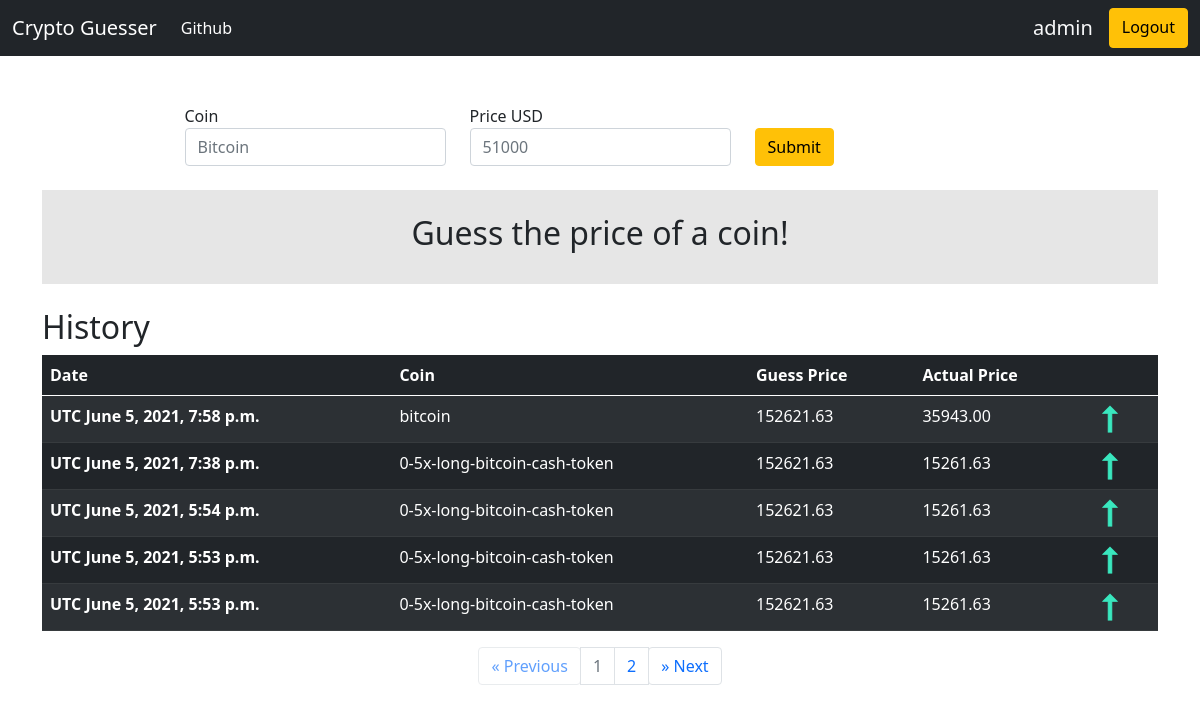
The app's page / (signed in) with its own data.
### result/models.py (models this page shows, shortened)
class Result(models.Model):
    coin = models.CharField(max_length=120, blank=False, null=False)
    guess_price = models.DecimalField(decimal_places=2, max_digits=10000)
    actual_price = models.DecimalField(decimal_places=2, max_digits=10000)
    author = models.ForeignKey(User, related_name='result', on_delete=models.CASCADE)
    created_at = models.DateTimeField(auto_now_add=True)
    objects = ResultManager()

### pages/views.py (the view, shortened to what this page needs)
# urls.py: path('', homepage_view, name='home'),
def homepage_view(request, *args, **kwargs):
    message = ""
    guess_price = 0
    actual_price = 0
    is_valid = False
    results = []
    if request.user.is_authenticated:
        results = Result._meta.model.objects.filter(author=request.user).order_by('-created_at')
    page = request.GET.get('page', 1)
    paginator = Paginator(results, 5)
    try:
        results = paginator.page(page)
    except PageNotAnInteger:
        results = paginator.page(1)
    except EmptyPage:
        results = paginator.page(paginator.num_pages)
    context = {
        'history' : results,
        'guess_result' : {
            'is_valid' : is_valid,
            "guess_price" : float(guess_price),
            "actual_price" : float(actual_price),
            "message" : message
        }
    }
    return render(request, "homepage.html", context)

### templates/homepage.html (shortened to what this page needs)
{% extends 'base.html' %}
{% load mathfilters %}
{% load tz %}
{% block content %}
<div class="container mt-5">
      <form action='.' method='POST'>{% csrf_token %}
        <div class="row justify-content-center">
          <div class="col-sm-3">
            <label class="sr-only" for="coin">Coin</label>
            <input id="coin" type="text" name='coin' class="form-control" id="coin" placeholder="Bitcoin">
          </div>
          <div class="col-sm-3">
            <label class="sr-only" for="guess_price">Price USD</label>
            <div class="input-group">
              <input id="guess_price" type="number" class="form-control" name='guess_price' id="guess_price" placeholder="51000" min="0" step="0.01" required=True>
            </div>
          </div>
          <div class="col-sm-3 pt-4">
            <button type="submit" class="btn btn-warning" id="submit">Submit</button>
          </div>
        </div>
      </form>
      <div class="my-4 p-4" style="background-color: rgba(15, 15, 15, 0.1);">
        {% if guess_result.is_valid %}
                {% if guess_result.guess_price < guess_result.actual_price %}
                  {% load static %}
                {% elif guess_result.guess_price > guess_result.actual_price %}
                  {% load static %}
                {% else %}
                  {% load static %}
                {% endif %}
        {% elif guess_result.message == "" %}
        <div class="d-flex justify-content-center">
          <h2>Guess the price of a coin!</h2>
        </div>
        {% else %}
        <div class="d-flex justify-content-center">
          <h2>{{guess_result.message}}</h2>
        </div>
        {% endif %}
      </div>
      <h2>History</h2>
    <div class="d-flex justify-content-center">
        <table id="table" class="table table-dark table-striped table-hover">
            <thead>
            <tr>
                <th scope="col">Date</th>
                <th scope="col">Coin</th>
                <th scope="col">Guess Price</th>
                <th scope="col">Actual Price</th>
                <th scope="col"></th>
            </tr>
            </thead>
            <tbody>
            {% for result in history %}
            <tr data-href='https://www.google.com'>
                <th scope="row">UTC {{result.created_at}}</th>
                <td>{{result.coin}}</td>
                <td>{{result.guess_price}}</td>
                <td>{{result.actual_price}}</td>
                {% if result.guess_price < result.actual_price %}
                    {% load static %}
                {% elif result.guess_price > result.actual_price %}
                <td>
                    {% load static %}
                    <img src="{% static 'images/icons8-up-30.png' %}" alt="greater than">
                </td>
                {% else %}
                    {% load static %}
                {% endif %}
            </tr>
            {% endfor %}
            </tbody>
        </table>
      </div>
    <nav class="d-flex justify-content-center" aria-label="history navigation">
      <ul class="pagination">
        <li class="page-item">
          <a class="btn page-link {% if history.has_previous == False %}disabled{% endif %}"
          href="?page={% if history.has_previous %}{{ history.previous_page_number }}{% else %}1{% endif %}" aria-label="Previous">
            <span aria-hidden="true">&laquo;</span>
            <span class="sr-only">Previous</span>
          </a>
        </li>
        {% for i in history.paginator.page_range %}
            {% if i|sub:history.number|abs <= 1 %}
            <li class="page-item {% if history.number == i %}disabled{% endif %}"><a class="page-link" href="?page={{ i }}">{{ i }}</a></li>
            {% endif %}
        {% endfor %}
        <li class="page-item">
          <a class="btn page-link {% if history.has_next == False %}disabled{% endif %}"
          href="?page={% if history.has_next %}{{ history.next_page_number }}{% else %}{{ history.current_page_number }}{% endif %}" aria-label="Next">
            <span aria-hidden="true">&raquo;</span>
            <span class="sr-only">Next</span>
          </a>
        </li>
      </ul>
    </nav>
</div>
{% endblock %}

### templates/base.html (shortened to what this page needs)
<!DOCTYPE html>
<html lang="en">
    <head>
        <link href="https://cdn.jsdelivr.net/npm/bootstrap@5.0.1/dist/css/bootstrap.min.css" rel="stylesheet">
    </head>
    <body>
        <nav class="navbar navbar-expand-lg navbar-dark bg-dark">
            <div class="container-fluid">
              <a class="navbar-brand" href="/">Crypto Guesser</a>
              <div class="collapse navbar-collapse" id="navbarSupportedContent">
                <ul class="navbar-nav me-auto mb-2 mb-lg-0">
                  <li class="nav-item">
                    <a class="nav-link active" aria-current="page" href="https://github.com/todoge/Internship-tests/tree/master/coin-guesser">Github</a>
                  </li>
                </ul>
                <div class="d-flex">
                    {% if request.user.is_authenticated %}
                        <h5 class="text-light mx-3 pt-2">{{request.user}}</h5>
                        <a class="btn btn-warning" href="/logout" type="submit">Logout</a>
                    {% else %}
                        <a class="btn btn-success" href="/login">Login</a>
                        <a class="btn btn-primary mx-3" href="/register" type="submit">Register</a>
                    {% endif %}
                </div>
              </div>
            </div>
          </nav>
        {% block content %}
        {% endblock %}
    </body>
</html>

### records on screen
Result: created_at "June 5, 2021, 7:58 p.m.", coin "bitcoin", guess_price "152621.63", actual_price "35943.00"
Result: created_at "June 5, 2021, 7:38 p.m.", coin "0-5x-long-bitcoin-cash-token", guess_price "152621.63", actual_price "15261.63"
Result: created_at "June 5, 2021, 5:54 p.m.", coin "0-5x-long-bitcoin-cash-token", guess_price "152621.63", actual_price "15261.63"
Result: created_at "June 5, 2021, 5:53 p.m.", coin "0-5x-long-bitcoin-cash-token", guess_price "152621.63", actual_price "15261.63"
Result: created_at "June 5, 2021, 5:53 p.m.", coin "0-5x-long-bitcoin-cash-token", guess_price "152621.63", actual_price "15261.63"

### other values on screen
{{ request.user }} "admin"
{{ i }} "1" "2"
